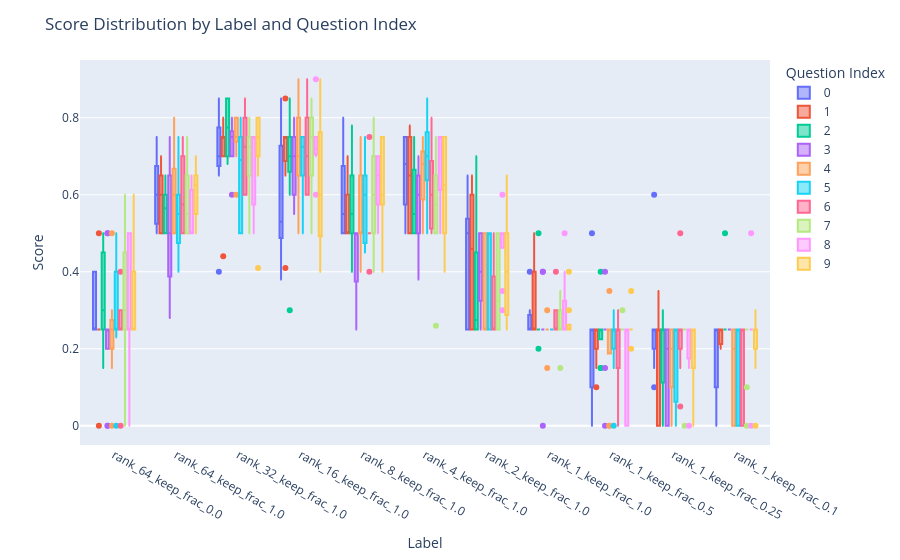
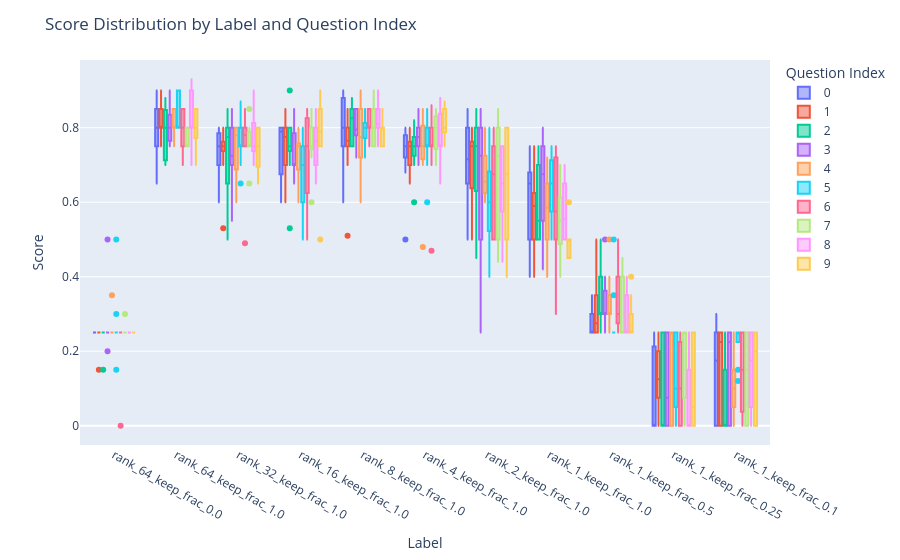
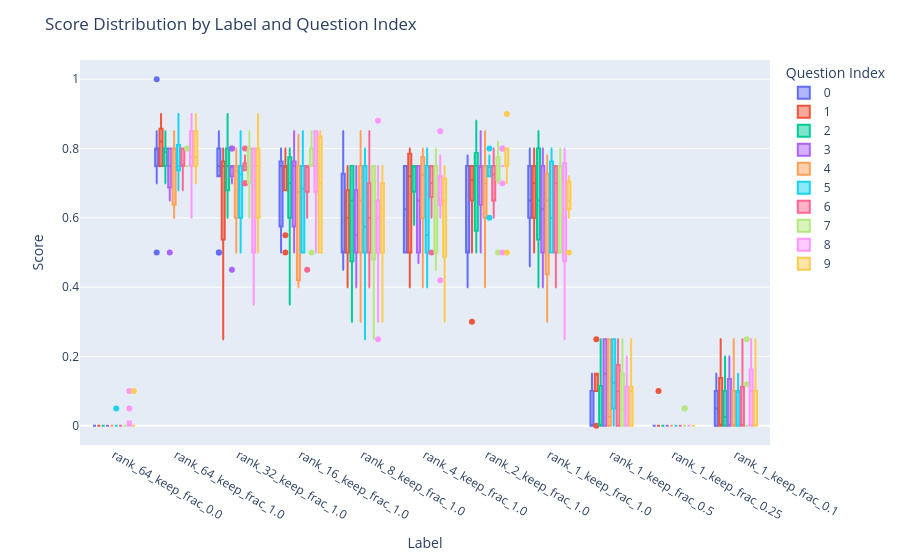
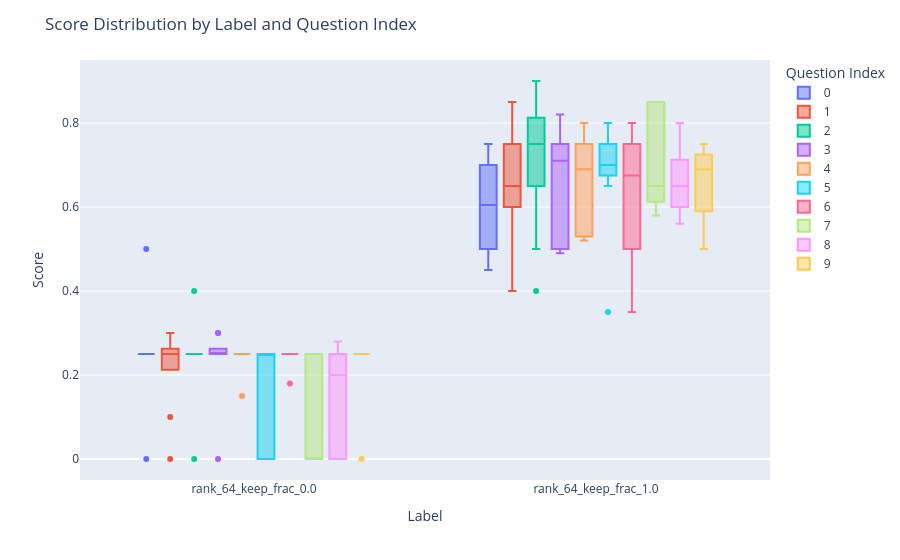

These figures' notebook cell, in order:
### Code cell
import plotly.express as px

for persona, persona_df in res_df.groupby("persona"):
    print(f"Persona: {persona}")

    fig = px.box(
        persona_df,
        x="label",
        y="score",
        color="question_index",
        boxmode="group",
    )

    fig.update_layout(
        title="Score Distribution by Label and Question Index",
        xaxis_title="Label",
        yaxis_title="Score",
        legend_title="Question Index",
    )

    fig.show()
    fig.write_html(f"./{persona}.html")
